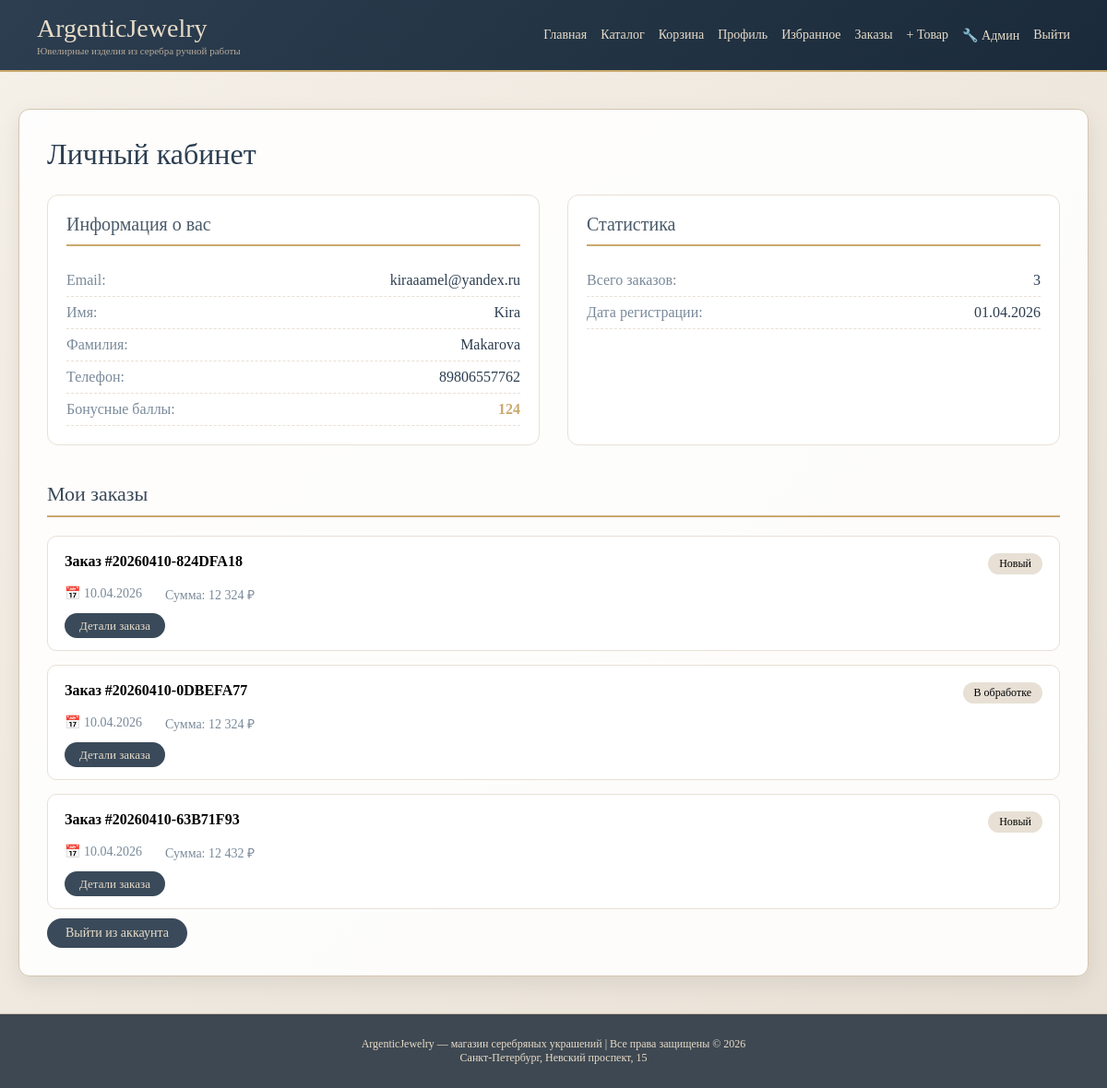
Page /profile/ (signed in) on the committed database.
### store/models.py (models this page shows, shortened)
class User(AbstractBaseUser, PermissionsMixin):
    email = models.EmailField(
        unique=True,
        verbose_name='Адрес электронной почты',
        error_messages={'unique': 'Пользователь с таким email уже существует'}
    )
    first_name = models.CharField(max_length=150, blank=True, verbose_name='Имя')
    last_name = models.CharField(max_length=150, blank=True, verbose_name='Фамилия')
    phone = models.CharField(
        max_length=20,
        blank=True,
        validators=[validate_phone_number],
        verbose_name='Номер телефона',
        help_text='Формат: +7XXXXXXXXXX, 8XXXXXXXXXX или 7XXXXXXXXXX'
    )
    bonus_points = models.IntegerField(default=0, verbose_name='Бонусные баллы')
    is_active = models.BooleanField(default=True, verbose_name='Активен')
    is_staff = models.BooleanField(default=False, verbose_name='Персонал')
    date_joined = models.DateTimeField(default=timezone.now, verbose_name='Дата регистрации')
    objects = UserManager()
    USERNAME_FIELD = 'email'
    REQUIRED_FIELDS = []
    class Meta:
        verbose_name = 'Пользователь' #человеческое название модели в ед числе
        verbose_name_plural = 'Пользователи' #во множественном
        ordering = ['-date_joined'] # User сортировка — новые сверху

class Order(models.Model):
    STATUS_CHOICES = [
        ('new', 'Новый'),
        ('confirmed', 'Подтверждён'),
        ('processing', 'В обработке'),
        ('shipped', 'Отправлен'),
        ('delivered', 'Доставлен'),
        ('cancelled', 'Отменён'),
    ]
    DELIVERY_CHOICES = [
        ('courier', 'Курьером'),
        ('pickup', 'Самовывоз'),
        ('mail', 'Почтой'),
    ]
    PAYMENT_CHOICES = [
        ('card_online', 'Картой онлайн'),
        ('sbp', 'СБП'),
        ('cash', 'Наличными'),
    ]
    user = models.ForeignKey(
        User,
        on_delete=models.SET_NULL,
        null=True,
        related_name='orders',
        verbose_name='Пользователь'
    )
    order_number = models.CharField(
        max_length=20,
        unique=True,
        editable=False,
        default=generate_order_number,
        verbose_name='Номер заказа'
    )
    created_at = models.DateTimeField(auto_now_add=True, verbose_name='Дата создания')
    status = models.CharField(max_length=20, choices=STATUS_CHOICES, default='new', verbose_name='Статус')
    total_price = models.DecimalField(max_digits=12, decimal_places=2, default=0, verbose_name='Общая сумма')
    delivery_address = models.TextField(verbose_name='Адрес доставки')
    delivery_method = models.CharField(max_length=20, choices=DELIVERY_CHOICES, verbose_name='Способ доставки')
    payment_method = models.CharField(max_length=20, choices=PAYMENT_CHOICES, verbose_name='Способ оплаты')
    gift_wrap = models.BooleanField(default=False, verbose_name='Подарочная упаковка')
    gift_message = models.TextField(blank=True, verbose_name='Поздравительная открытка')
    comment = models.TextField(blank=True, verbose_name='Комментарий')
    delivered_at = models.DateTimeField(blank=True, null=True, verbose_name='Дата доставки')
    class Meta:
        verbose_name = 'Заказ'
        verbose_name_plural = 'Заказы'
        ordering = ['-created_at']

### store/views.py (the view)
# urls.py: path('profile/', views.profile, name='profile'),
@login_required
def profile(request):
    user_orders = Order.objects.filter(user=request.user).prefetch_related( #все заказы текущего пользователя
        'items',           # все позиции заказа для этих заказов, обратная связь к OrderItem
        'items__product'   # все товары для этих позиций, через OrderItem к Product
    ).order_by('-created_at')
    return render(request, 'store/profile.html', {
        'user': request.user,
        'orders': user_orders
    })

### store/templatetags/store_filters.py (called while the page is built)
@register.filter
def rub_format(value):
    try:
        return f"{float(value):,.0f}".replace(',', ' ') + " ₽" #запятая разделитель тысяч, .0ф - без копеек
    except:
        return value

### store/templates/store/profile.html (shortened to what this page needs)
{% extends 'base.html' %}
{% load store_filters %}
{% block content %}
<h1>Личный кабинет</h1>
<div class="profile-grid">
    <div class="profile-card">
        <h3>Информация о вас</h3>
        <div class="profile-info">
            <div class="info-row">
                <span class="info-label">Email:</span>
                <span class="info-value">{{ user.email }}</span>
            </div>
            <div class="info-row">
                <span class="info-label">Имя:</span>
                <span class="info-value">{{ user.first_name|default:"не указано" }}</span>
            </div>
            <div class="info-row">
                <span class="info-label">Фамилия:</span>
                <span class="info-value">{{ user.last_name|default:"не указано" }}</span>
            </div>
            <div class="info-row">
                <span class="info-label">Телефон:</span>
                <span class="info-value">{{ user.phone|default:"не указан" }}</span>
            </div>
            <div class="info-row">
                <span class="info-label">Бонусные баллы:</span>
                <span class="info-value bonus">{{ user.bonus_points }}</span>
            </div>
        </div>
    </div>
    <div class="profile-card">
        <h3>Статистика</h3>
        <div class="profile-info">
            <div class="info-row">
                <span class="info-label">Всего заказов:</span>
                <span class="info-value">{{ orders|length }}</span>
            </div>
            <div class="info-row">
                <span class="info-label">Дата регистрации:</span>
                <span class="info-value">{{ user.date_joined|date:"d.m.Y" }}</span>
            </div>
        </div>
    </div>
</div>
<h2 class="orders-title">Мои заказы</h2>
{% if orders %}
    <div class="orders-list">
        {% for order in orders %}
            <div class="order-card">
                <div class="order-header">
                    <span class="order-number">Заказ #{{ order.order_number }}</span>
                    <span class="order-status">{{ order.get_status_display }}</span>
                </div>
                <div class="order-details">
                    <div class="order-date">📅 {{ order.created_at|date:"d.m.Y" }}</div>
                    <div class="order-sum">Сумма: {{ order.total_price|rub_format }}</div>
                </div>
                <div class="order-actions">
                    <a href="{% url 'store:order_detail' order.order_number %}" class="btn-small">Детали заказа</a>
                </div>
            </div>
        {% endfor %}
    </div>
{% else %}
    <div class="empty-orders">
        <p>У вас пока нет заказов</p>
    </div>
{% endif %}
<div class="logout-section">
    <a href="{% url 'store:logout' %}" class="btn logout-btn">Выйти из аккаунта</a>
</div>
{% endblock %}

### store/templates/base.html (style rules this page uses)
* { margin: 0; padding: 0; box-sizing: border-box; }
body { font-family: 'Georgia', 'Times New Roman', serif; background: linear-gradient(135deg, #f5f0e8 0%, #e8e0d5 100%); min-height: 100vh; display: flex; flex-direction: column; }
h1, h2, h3 { color: #2c3e50; font-weight: normal; }
h1 { font-size: 32px; margin-bottom: 25px; }
h2 { font-size: 22px; margin-bottom: 10px; color: #3a4a5a; }
h3 { font-size: 20px; margin: 0 0 15px 0; color: #4a5a6a; }
.btn { display: inline-block; background: #3a4a5a; color: #e8dcc8; padding: 8px 20px; text-decoration: none; border-radius: 25px; transition: 0.3s; border: none; cursor: pointer; font-size: 14px; margin-top: 10px; }
.profile-grid { display: grid; grid-template-columns: 1fr 1fr; gap: 30px; margin-bottom: 40px; }
.profile-card { background: white; border-radius: 12px; padding: 20px; border: 1px solid #e8e0d5; }
.profile-card h3 { margin: 0 0 20px 0; padding-bottom: 10px; border-bottom: 2px solid #c9a96e; }
.info-row { display: flex; justify-content: space-between; padding: 8px 0; border-bottom: 1px dashed #e8e0d5; }
.info-label { color: #7a8a9a; }
.info-value { color: #2c3e50; }
.bonus { color: #c9a96e; font-weight: bold; }
.orders-title { margin: 30px 0 20px; padding-bottom: 10px; border-bottom: 2px solid #c9a96e; }
.orders-list { display: flex; flex-direction: column; gap: 15px; }
.order-card { background: white; border-radius: 10px; padding: 18px; border: 1px solid #e8e0d5; }
.order-header { display: flex; justify-content: space-between; margin-bottom: 12px; flex-wrap: wrap; }
.order-number { font-weight: bold; }
.order-status { background: #e8e0d5; padding: 4px 12px; border-radius: 20px; font-size: 12px; }
.order-details { display: flex; gap: 25px; margin-bottom: 15px; font-size: 14px; color: #7a8a9a; }
.btn-small { background: #3a4a5a; color: #e8dcc8; padding: 6px 16px; border-radius: 20px; text-decoration: none; font-size: 13px; }

### rows in the picture
User: email "kiraaamel@yandex.ru", first_name "Kira", last_name "Makarova", phone "89806557762", bonus_points "124", date_joined "01.04.2026"
Order: order_number "20260410-824DFA18", status "Новый", created_at "10.04.2026", total_price|rub_format "12 324 ₽"
Order: order_number "20260410-0DBEFA77", status "В обработке", created_at "10.04.2026", total_price|rub_format "12 324 ₽"
Order: order_number "20260410-63B71F93", status "Новый", created_at "10.04.2026", total_price|rub_format "12 432 ₽"

### other values in the picture
{{ orders|length }} "3"
